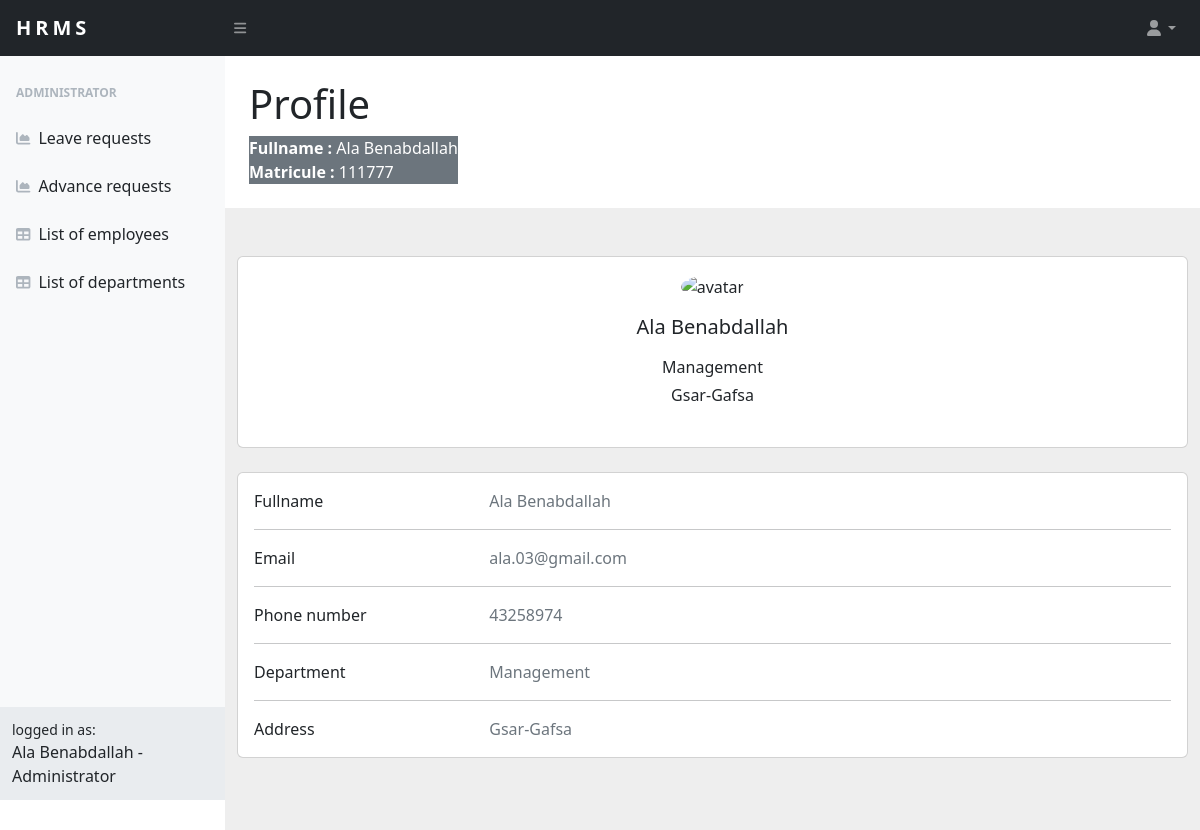
/home (signed in), run on the app's committed database.
### src/models.py (models this page shows, shortened)
class User(UserMixin,db.Model):
    matricule = db.Column(db.Integer,db.ForeignKey('matricules.matricule'),primary_key=True) #cle etranger
    first_name = db.Column(db.String(20))
    last_name = db.Column(db.String(20))
    email = db.Column(db.String(100), unique=True)
    password = db.Column(db.String(100))
    dep_name = db.Column(db.Integer,db.ForeignKey('departements.name')) #cle etranger
    address = db.Column(db.String(100))
    phone = db.Column(db.Integer)
    salaire = db.Column(db.Integer)
    is_admin = db.Column(db.Boolean,db.ForeignKey('matricules.is_admin'))

### src/home/routes.py (the view)
@home.route('/home',methods=['POST','GET'])
@login_required
def home():
    matricule = current_user.matricule
    fullname = current_user.first_name + " " + current_user.last_name
    email = current_user.email
    phone = current_user.phone
    dep = current_user.dep_name
    address = current_user.address
    user = Matricules.query.filter_by(matricule=matricule).first()
    is_admin = 'Administrator' if user.is_admin == 1 else 'Employee'
    return render_template('home/home.html',matricule=matricule,fullname=fullname,email=email,phone=phone,address=address,dep = dep,role=is_admin)

### src/app.py (called while the page is built)
@login_manager.user_loader
def load_user(user_id):
    return User.query.get(int(user_id))

### src/templates/home/home.html (shortened to what this page needs)
{% extends "base.html" %}
{% block content %}
            <div id="layoutSidenav_content">
                <div class="container-fluid px-4">
                    <h1 class="mt-4">Profile</h1>
                    <ol class="breadcrumb mb-4">
                        <li class="breadcrumb-item active bg-secondary text-white"><b>Fullname :</b> {{ fullname }} <br> <b> Matricule : </b>{{ matricule }}</li>
                    </ol>
                </div>
                <section style="background-color: #eee;">
                    <div class="container py-5">
                      <div class="row">
                        <div class="col-lg">
                          <div class="card mb-4">
                            <div class="card-body text-center">
                              <img src="https://mdbcdn.b-cdn.net/img/Photos/new-templates/bootstrap-chat/ava3.webp" alt="avatar"
                                class="rounded-circle img-fluid" style="width: 150px;">
                              <h5 class="my-3">{{ fullname }}</h5>
                              <p class="font-weight-bold mb-1">{{ dep }}</p>
                              <p class="font-weight-bold mb-4">{{ address }}</p>
                            </div>
                          </div>
                        <div class="col-lg">
                          <div class="card mb-4">
                            <div class="card-body">
                              <div class="row">
                                <div class="col-sm-3">
                                  <p class="mb-0">Fullname</p>
                                </div>
                                <div class="col-sm-9">
                                  <p class="text-muted mb-0">{{ fullname }}</p>
                                </div>
                              </div>
                              <hr>
                              <div class="row">
                                <div class="col-sm-3">
                                  <p class="mb-0">Email</p>
                                </div>
                                <div class="col-sm-9">
                                  <p class="text-muted mb-0">{{ email }}</p>
                                </div>
                              </div>
                              <hr>
                              <div class="row">
                                <div class="col-sm-3">
                                  <p class="mb-0">Phone number</p>
                                </div>
                                <div class="col-sm-9">
                                  <p class="text-muted mb-0">{{ phone }}</p>
                                </div>
                              </div>
                              <hr>
                              <div class="row">
                                <div class="col-sm-3">
                                  <p class="mb-0">Department</p>
                                </div>
                                <div class="col-sm-9">
                                  <p class="text-muted mb-0">{{ dep }}</p>
                                </div>
                              </div>
                              <hr>
                              <div class="row">
                                <div class="col-sm-3">
                                  <p class="mb-0">Address</p>
                                </div>
                                <div class="col-sm-9">
                                  <p class="text-muted mb-0">{{ address }}</p>
                                </div>
                              </div>
                            </div>
                          </div>
                        </div>
                      </div>
                    </div>
                  </section>
            </div>
        </div>
{% endblock content %}

### data on the page
User: matricule "111777", dep_name "Management", address "Gsar-Gafsa", email "ala.03@gmail.com", phone "43258974"

### other printed values
{{ fullname }} "Ala Benabdallah"
{{ role }} "Administrator"
